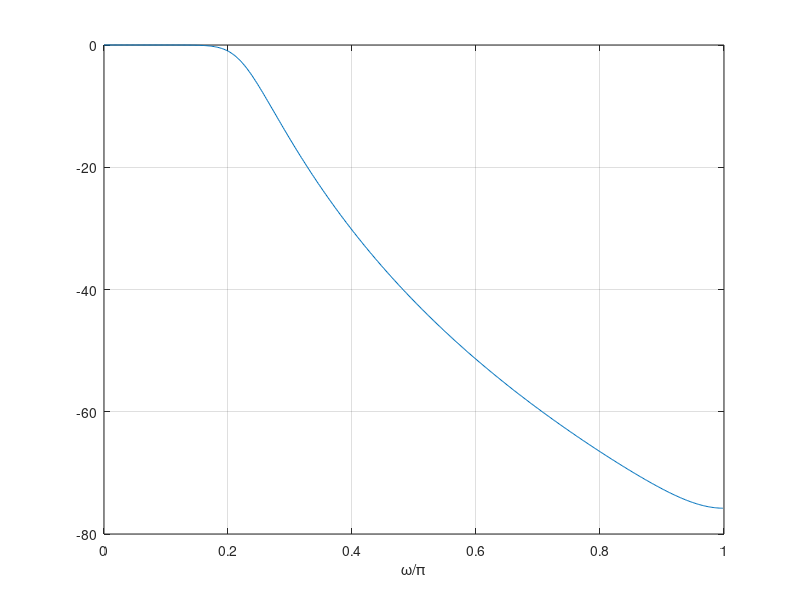

Write MATLAB code to recreate this figure.
clc; clear; close all;
wp = 0.2*pi; ws = 0.3*pi; rp = 1; rs = 15;
[N,wc] = buttord(wp,ws,rp,rs,'s');
[bs,as] = butter(N,wc,'s');
[bz,az] = impinvar(bs,as); % T = 1
[h,w] = freqz(bz,az);
plot(w/pi,20*log10(abs(h))); grid on; xlabel('\omega/\pi');
